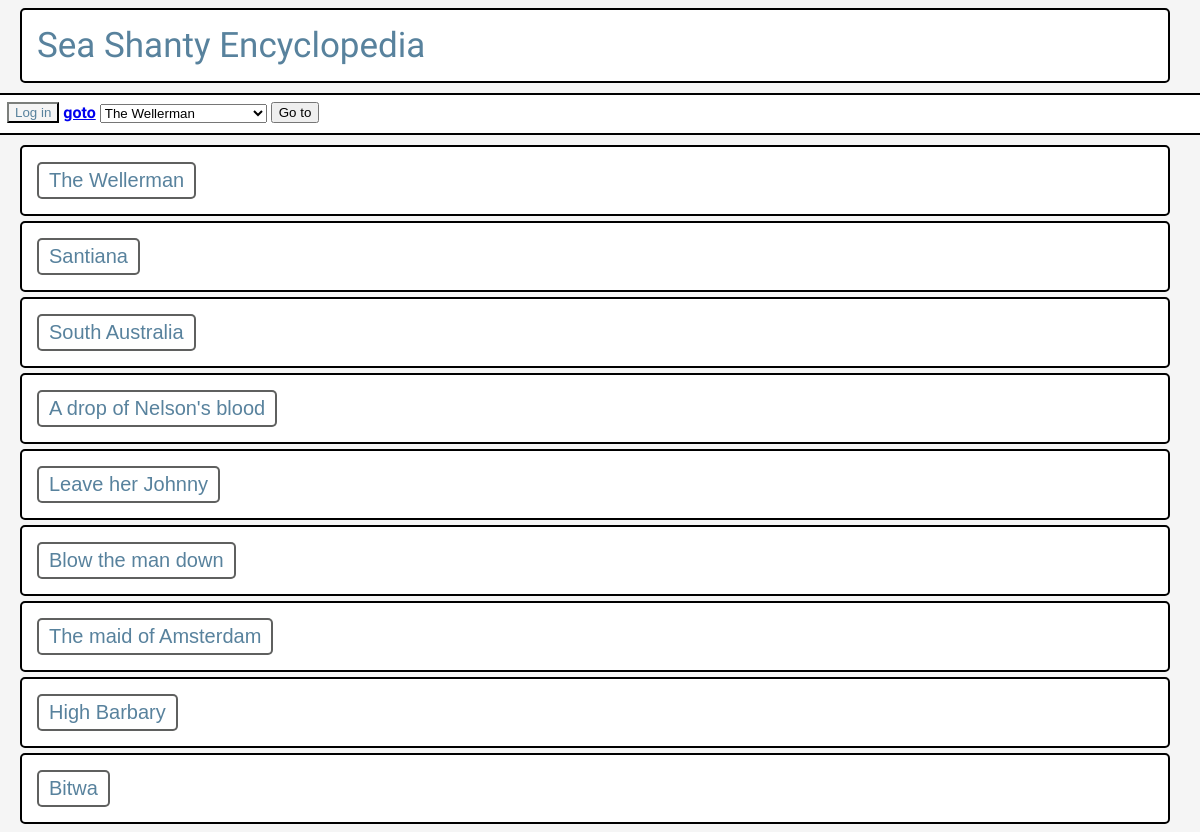
Before: / with the older database file.
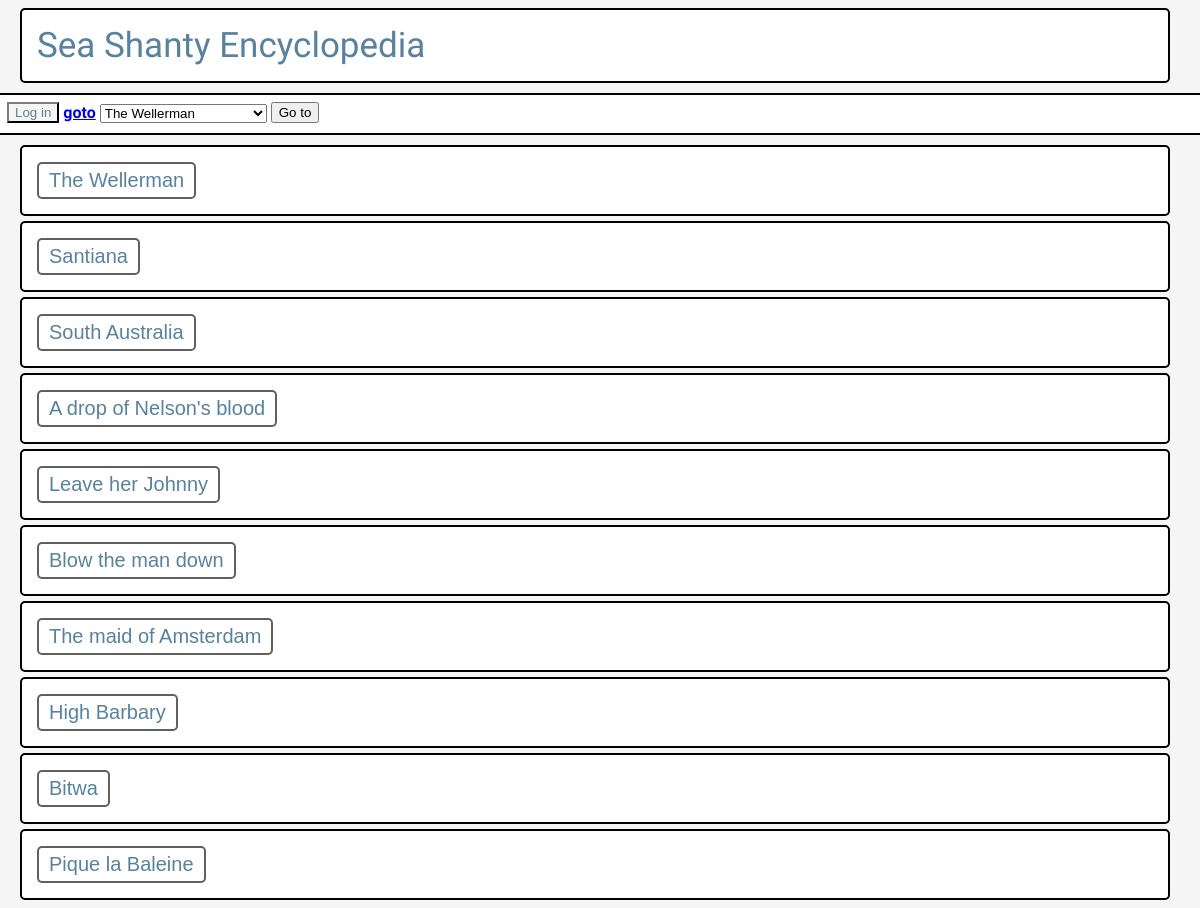
After: the same page with the newer database file.
### SHE.py (models this page shows)
class Seashanty(db.Model):
    __tablename__ = 'seashanties'
    ID = db.Column(db.Integer, primary_key=True)
    Name = db.Column(db.Text,)
    Alternative_Names = db.Column(db.Text)
    Country_Origin = db.Column(db.ForeignKey('Countries.Name'))
    Language = db.Column(db.ForeignKey('Language.Name'))
    Description = db.Column(db.Text)
    Lyrics = db.Column(db.Text)
    AudioSource = db.Column(db.Text)
    Country = db.relationship('Country', primaryjoin='Seashanty.Country_Origin == Country.Name', backref='seashanties')
    Language1 = db.relationship('Language', primaryjoin='Seashanty.Language == Language.Name', backref='seashanties')

### SHE.py (the view, shortened to what this page needs)
@app.route('/', methods=["GET","POST"])
def home():
    shantys = None
    return render_template("home.html", shantys = Seashanty.query.all())  # Return the html template

### templates/home.html (shortened to what this page needs)
<!DOCTYPE html>
<html>
  <head>
    <link rel="stylesheet" href="/static/style.css">
  </head>
  <body>
    <p class="title entry">Sea Shanty Encyclopedia   </p>
    <div class="navbar">
      <table>
        <tr>
          <th>{% if session.admin =='yes'%}
          {% else %}
          <form method="" action="/login">
            <input type="submit" class="smallButton" value="Log in">
          </form>
          {% endif %}</th>
          <th> <a href="#Bitwa">goto</a> </th>
          <th> <select name="goto">
            {% for shanty in shantys %}
              <option value="#{{shanty.Name}}"> {{shanty.Name}} </option>
            {% endfor %}
          </select> </th>
          <th> <button id="gotoButton">Go to </button> </th>
        </tr>
      </table>
    </div>
    {% for shanty in shantys %}
    <div class="entry collapsed">
      <button class="btn">{{shanty.Name}}</button>
    </div>
    {% endfor %}
  </body>
</html>

### static/style.css (style rules this page uses)
:root { --c1: #DCDCDD; --c2: #2A2B2A; --c3: #58829D; --c4: #F5F5F5; }
html { scroll-behavior: smooth; }
body { background-color: var(--c4); font-family: Hind; margin-left: 0; margin-right:0; color: var(--c3); }
.title { font-size: 35px; margin-bottom: 5px; }
.navbar { list-style-type: none; height:30px; margin-top: 10px; margin-bottom: 10px; margin-left: 0px; border-style: solid; border-radius: 0px; border-color: black; border-width: 2px; background-color:white; padding-left:10px; border-left:0px; border-right:0px; padding:4px; }
.btn { border: solid; border-width: 2px; border-radius: 5px; font-size: 20px; border-color: rgba(42, 43, 42, 0.75); padding: 5px; padding-left: 10px; padding-right: 10px; text-align: left; text-decoration: none; outline: none; color:var(--c3); background-color:white; }
.smallButton { background-color:var(--c4); color:var(--c3); border-color: var(--c2); }
.entry { margin-left: 20px; margin-top: 5px; margin-right: 30px; padding: 15px; border-style: solid; border-radius: 5px; border-color: black; border-width: 2px; background-color:white; }

Changed rows visible on the page:
added Seashanty: Name "Pique la Baleine"
